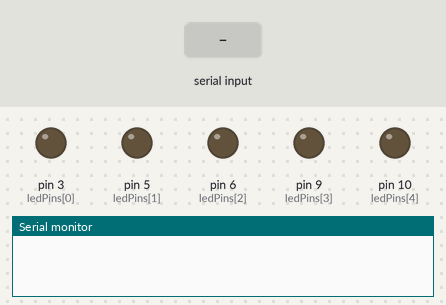
Simulated run of this sketch. Board: Arduino Uno, built with avr-gcc and run on an emulated ATmega328P. Shown: output pins drawn as LEDs (lit = HIGH), the last lines printed to the serial monitor. The test bench sets the inputs (shaded band).

Above: at 1.2 s.
1.3 s: "LED_STATE:\n" received over Serial
At 1.7 s:
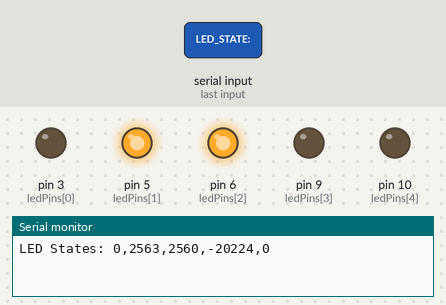
2.8 s: "BRIGHTNESS:90\n" received over Serial
At 4.0 s:
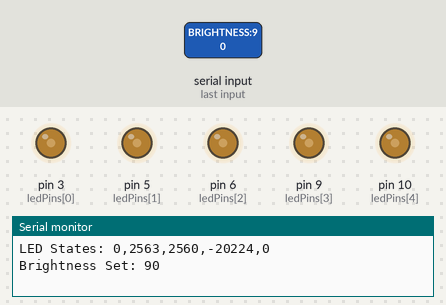
4.3 s: "LED_STATE:90\n" received over Serial
At 5.2 s:
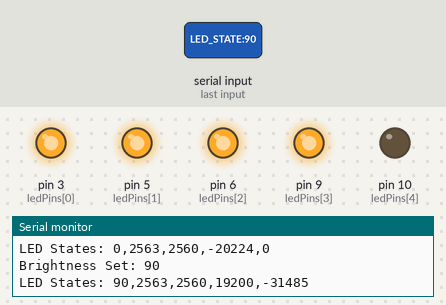
5.8 s: "LED_STATE:,45\n" received over Serial
At 6.4 s:
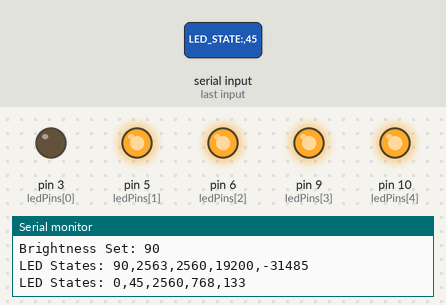
7.3 s: "LED_STATE:90\n" received over Serial
At 8.7 s:
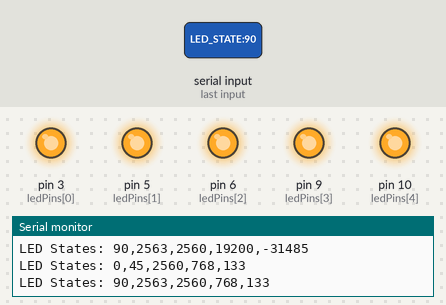
Timing chart, 0 to 9.8 s (numbered marks = the images above; inputs shaded):
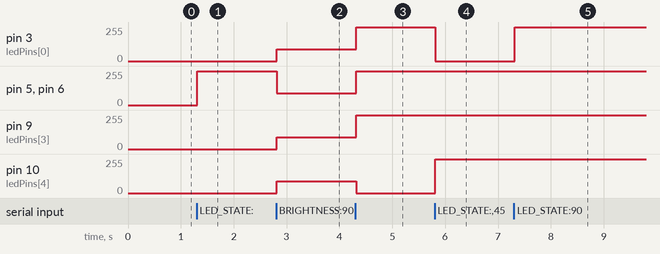

The sketch:

led_control.ino
```cpp
const int ledPins[5] = {3, 5, 6, 9, 10};  // Update with your actual pin numbers

void setup() {
  Serial.begin(9600);
  for (int i = 0; i < 5; i++) {
    pinMode(ledPins[i], OUTPUT);
  }
}

void loop() {
  if (Serial.available() > 0) {
    String command = Serial.readStringUntil('\n');

    if (command.startsWith("BRIGHTNESS:")) {
      int brightness = command.substring(11).toInt();
      brightness = constrain(brightness, 0, 255);
      for (int i = 0; i < 5; i++) {
        analogWrite(ledPins[i], brightness);
      }
      Serial.print("Brightness Set: ");
      Serial.println(brightness);
    }
    else if (command.startsWith("LED_STATE:")) {
      String states = command.substring(10);
      int ledStates[5];
      int i = 0;
      int value = 0;
      for (char c : states) {
        if (c == ',') {
          ledStates[i++] = value;
          value = 0;
        } else {
          value = value * 10 + (c - '0');
        }
      }
      ledStates[i] = value; // Last value
      for (int j = 0; j < 5; j++) {
        // Turn LEDs on or off based on received state
        if (ledStates[j] > 0) {
          analogWrite(ledPins[j], 255); // Fully on
        } else {
          analogWrite(ledPins[j], 0); // Off
        }
      }
      Serial.print("LED States: ");
      for (int j = 0; j < 5; j++) {
        Serial.print(ledStates[j]);
        if (j < 4) Serial.print(",");
      }
      Serial.println();
    }
  }
}
```

Measured:
- after the input at 1.3 s, pin 5 (ledPins[1]), pin 6 (ledPins[2]): 0/255 → 255/255 at once
- after the input at 2.8 s, pin 3 (ledPins[0]), pin 9 (ledPins[3]), pin 10 (ledPins[4]): 0/255 → 90/255 at once; pin 5 (ledPins[1]), pin 6 (ledPins[2]): 255/255 → 90/255 at once
- after the input at 4.3 s, pin 3 (ledPins[0]), pin 5 (ledPins[1]), pin 6 (ledPins[2]), pin 9 (ledPins[3]): 90/255 → 255/255 at once; pin 10 (ledPins[4]): 90/255 → 0/255 at once
- after the input at 5.8 s, pin 3 (ledPins[0]): 255/255 → 0/255 at once; pin 10 (ledPins[4]): 0/255 → 255/255 at once
- after the input at 7.3 s, pin 3 (ledPins[0]): 0/255 → 255/255 at once
